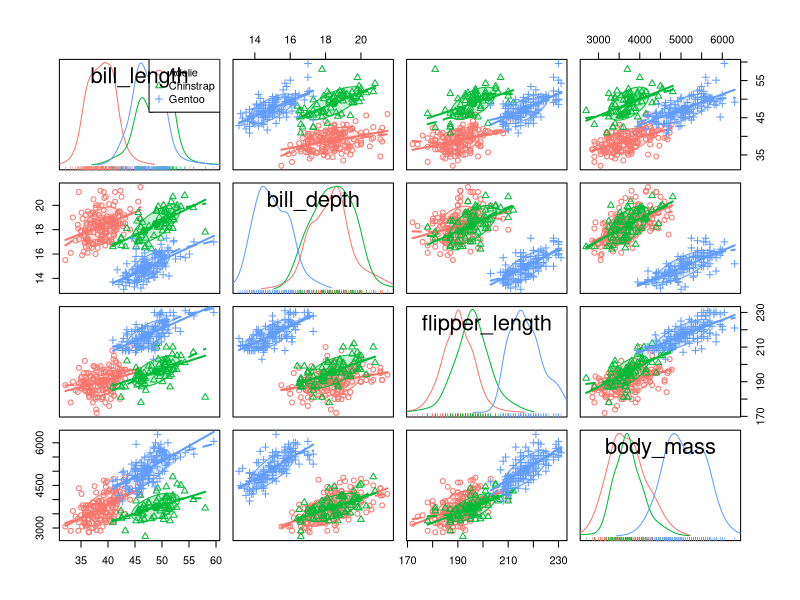
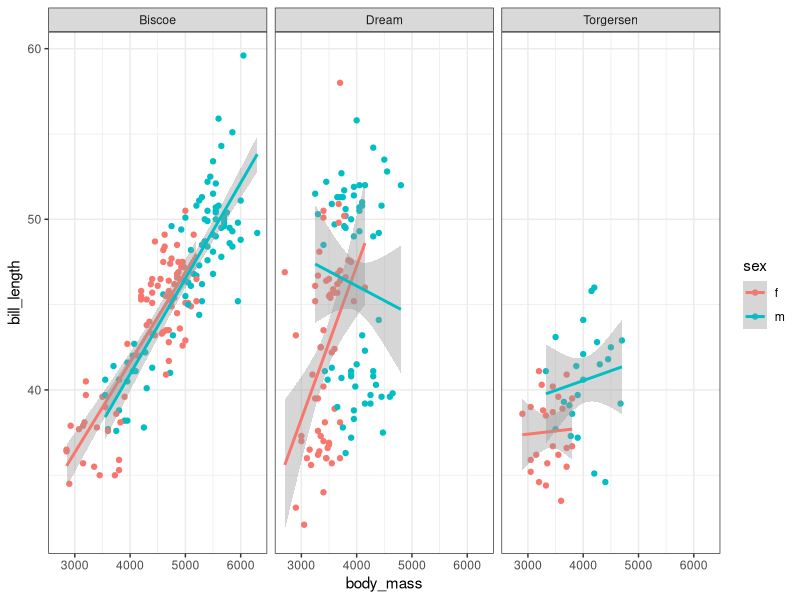
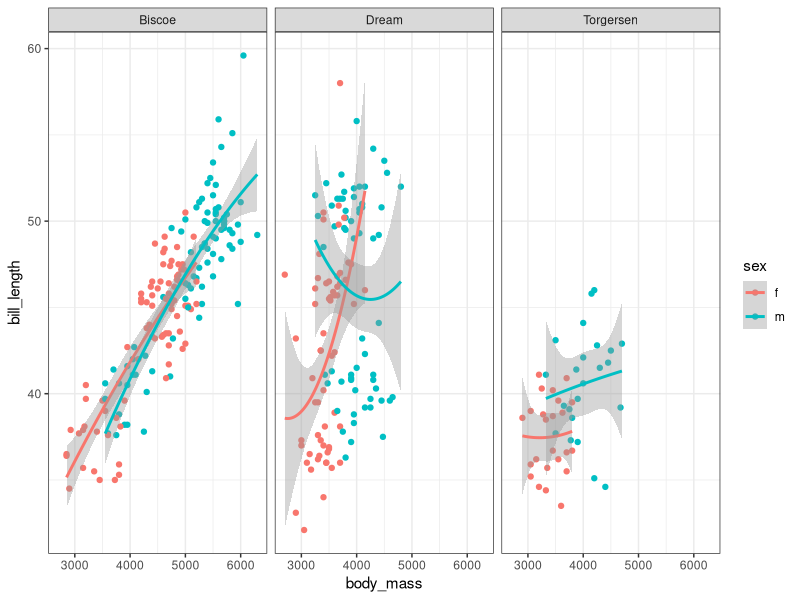
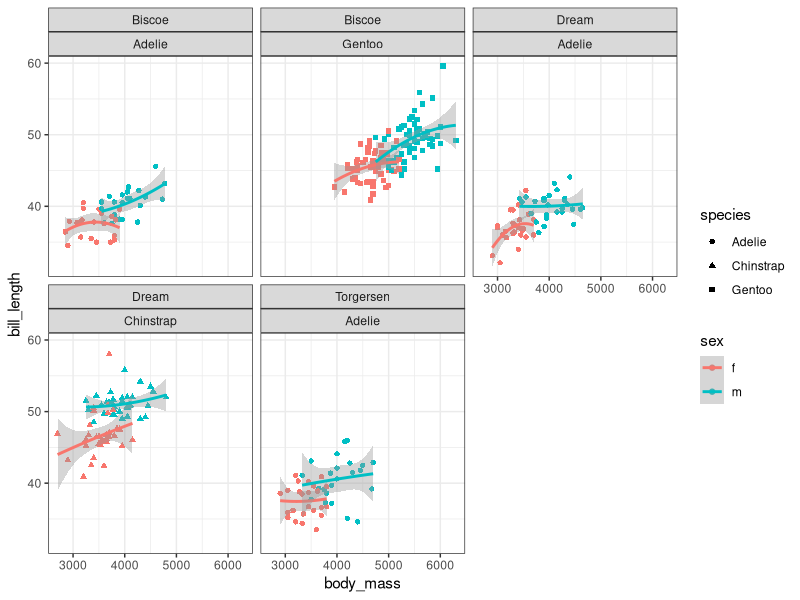
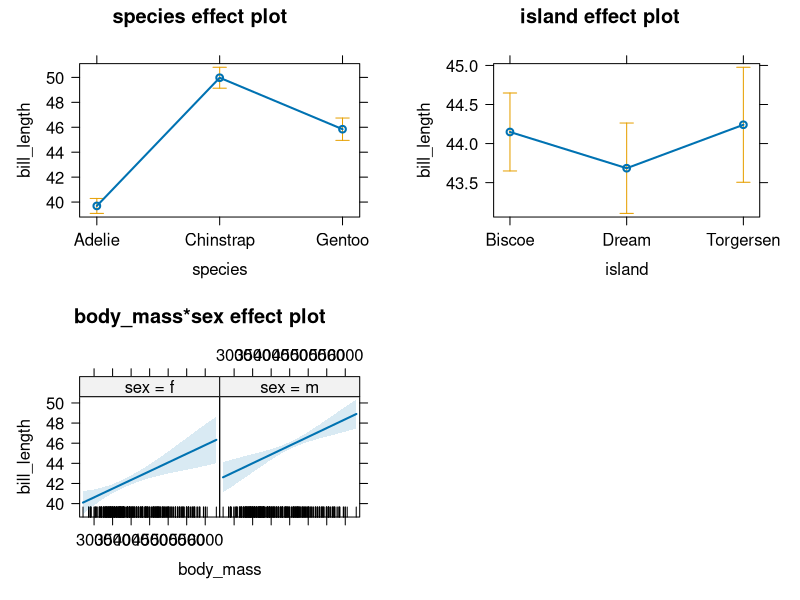

These charts were generated, in order, by the following R code:
#' ---
#' title: "Linear models for penguins data"
#' author: "Michael Friendly"
#' date: "11 Feb 2021"
#' output:
#'   html_document:
#'     theme: readable
#'     code_download: true
#' ---

#+ echo=FALSE
knitr::opts_chunk$set(warning=FALSE, message=FALSE, R.options=list(digits=4))

#' ## Load packages
library(dplyr)
library(ggplot2)
library(car)
library(effects)
library(palmerpenguins)

#' ## Clean up variable names, get rid of NAs, etc.
#' 
#' Remove units from variable names (for display purposes). Character variables should be factors.
peng <- penguins %>%
	rename(
         bill_length = bill_length_mm, 
         bill_depth = bill_depth_mm, 
         flipper_length = flipper_length_mm, 
         body_mass = body_mass_g
         ) %>%
  mutate(species = as.factor(species),
         island = as.factor(island),
         sex = as.factor(substr(sex,1,1))) %>%
  filter(!is.na(bill_depth),
         !is.na(sex))

str(peng)

#' ## Function to reproduce ggplot2 default colors
ggplotColours <- function(n = 6, h = c(0, 360) + 15){
  if ((diff(h) %% 360) < 1) h[2] <- h[2] - 360/n
  hcl(h = (seq(h[1], h[2], length = n)), c = 100, l = 65)
}

#' ## Scatterplot matrix
#' 
#' `car::scatterplotMatrix` with data ellipses and regression lines by species

#+ fig.height=6, fig.width=6
scatterplotMatrix(~ bill_length + bill_depth + flipper_length + body_mass | species,
                  data=peng,
                  col = ggplotColours(3),
                  ellipse=list(levels=0.68))

#' ## Faceted plot by island
#' 
#' Assume our main interest is in understanding how `bill_length` is related to other variables.
#' We can easily include categorical predictors (`sex` and `island`) using color and faceting.
#' 
#+ fig.width=8, fig.height=4
ggplot(peng, aes(x=body_mass, y=bill_length, color=sex)) + 
  geom_point() + 
  geom_smooth(method="lm", formula = "y ~ x") +
  facet_grid(~ island) +
  theme_bw()

#' ## Quick checks for non-linear relations
#' Fitting a quadratic with `geom_smooth()` is one simple way to check for non-linearity.
#' Another is to use a `method="loess"` smoother.

#+ fig.width=8, fig.height=4
ggplot(peng, aes(x=body_mass, y=bill_length, color=sex)) + 
  geom_point() + 
  geom_smooth(method="lm", formula = "y ~ poly(x,2)") +
  facet_grid(~ island) +
  theme_bw()

#' Do the same, but facet by island & species
#+ fig.width=8
ggplot(peng, aes(x=body_mass, y=bill_length, color=sex, shape=species)) + 
  geom_point() + 
  geom_smooth(method="lm", formula = "y ~ poly(x,2)") +
  facet_wrap(island ~ species) +
  theme_bw()


#' ## Fit a model for `bill_length`

#' Here, use `body_mass` as main quantitative predictor, but control for `sex`, `species` and `island`
peng.mod0 <- lm(bill_length ~ body_mass + sex + species + island, data=peng)
Anova(peng.mod0)

#' ### Try an interaction term
peng.mod1 <- lm(bill_length ~ body_mass * sex + species + island, data=peng)
Anova(peng.mod1)

#' ### Test all interactions
#' 
#' This is a simple screening test to check whether any interactions with `body_mass` are important.
peng.mod2 <- lm(bill_length ~ body_mass * (sex + species + island), data=peng)
Anova(peng.mod2)

#' ### Compare models
#' 
#' `Anova()` tests the additional contribution of each model over the previous one.
anova(peng.mod0, peng.mod1, peng.mod2)

#' ## Effect plots
#' 
#' By default, this plots the mean response (`bill_length`) all the high-order terms in the model
#' (`species`, `island`, and `body_mass * sex`),  averaged over all other variables not shown in a given
#' plot.
#' 
#+ fig.width=8, fig.height=8
peng.eff <- allEffects(peng.mod1)
plot(peng.eff)
